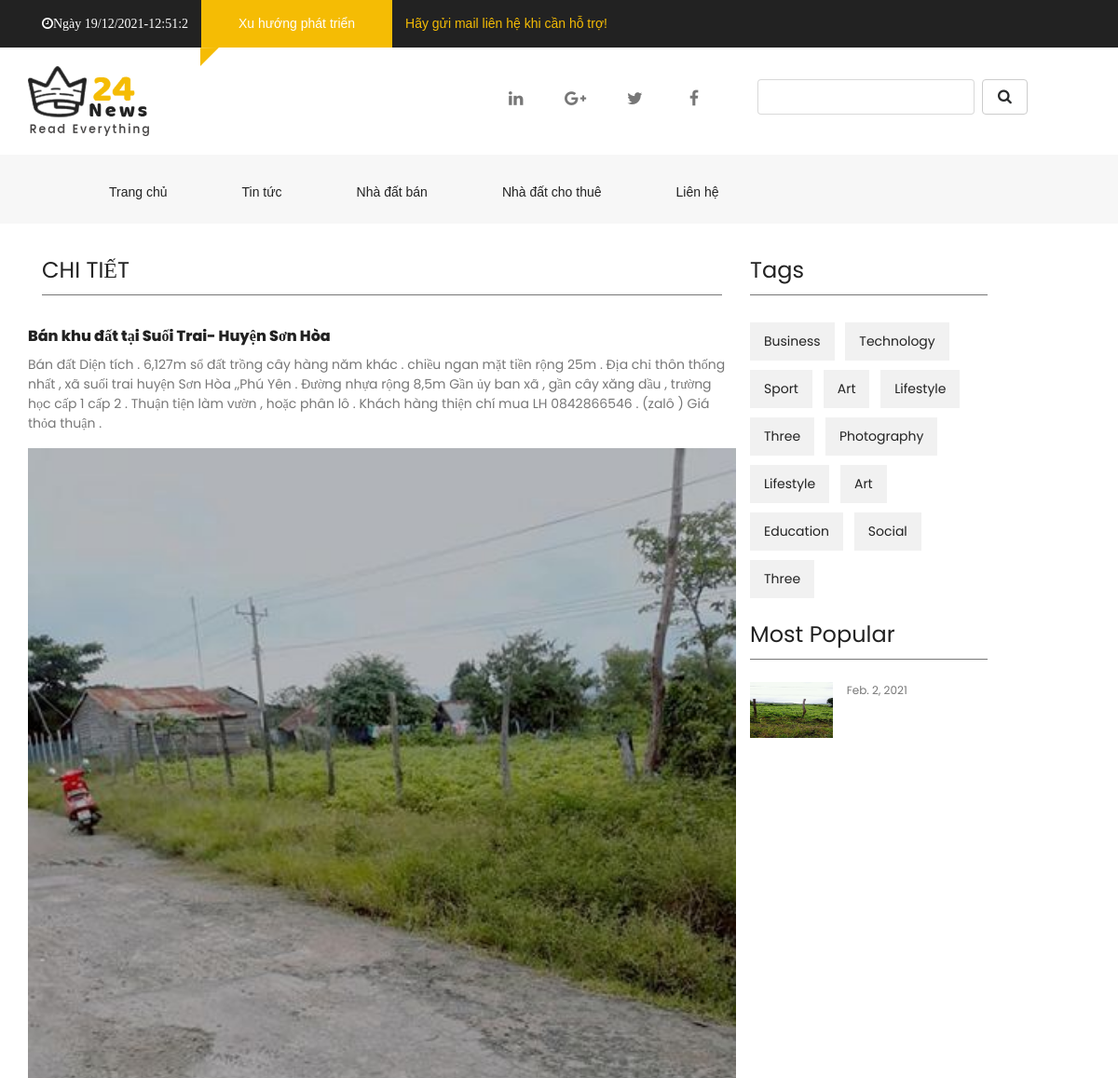
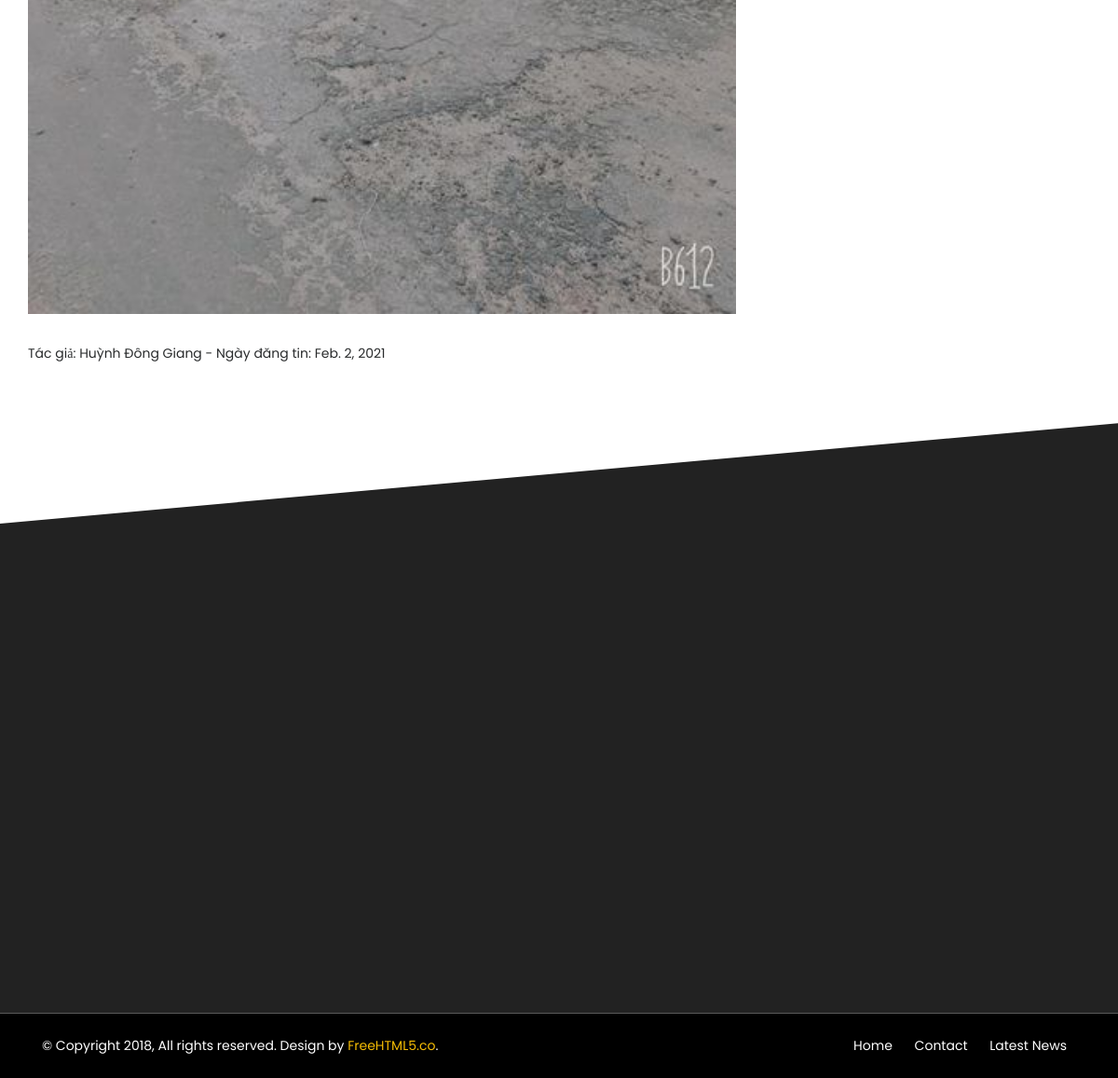
The page /chi_tiet/1/ on the database its author committed (2 pictures, top to bottom).
### stories/models.py (models this page shows)
class Story(models.Model):
    name = models.CharField(unique=True, max_length=250)
    author = models.CharField(max_length=250)
    url = models.CharField(max_length=200, blank=True, null=True)
    content = RichTextUploadingField()
    public_day = models.DateField()
    category = models.ForeignKey(Category, models.DO_NOTHING)
    image = models.ImageField(upload_to='images')

### stories/views.py (the view)
# urls.py: path('chi_tiet/<int:id>/', views.detail_single, name='chi_tiet'),
def detail_single(request, id):
    list_story = Story.objects.filter(id=id)
    return render(request, 'stories/detail_single.html', {
        'List_story': list_story,
    })

### stories/templates/stories/detail_single.html (shortened to what this page needs)
{% extends 'stories/Masterbase.html' %}
{% load static %}
{% block content %}
     <div class="container-fluid pb-4 pt-4 paddding">
        <div class="container paddding">
            <div class="row mx-0 font_dg">
                <div class="col-md-8 animate-box" data-animate-effect="fadeInLeft">
                    <div>
                        <div class="fh5co_heading fh5co_heading_border_bottom py-2 mb-4">CHI TIẾT</div>
                    </div>
                    {% for story in List_story %}
                    <div class="row pb-4">
                            <a  class="fh5co_magna py-2"> {{ story.name }} </a>
                            <div class="fh5co_consectetur"> {{ story.content|safe}}</div>
                            </br></br> <a class="fh5co_mini_time py-3"> Tác giả: {{ story.author}} - Ngày đăng tin: {{ story.public_day}}</a>
                    </div>
                    {% endfor %}
                </div>
                <div class="col-md-3 animate-box" data-animate-effect="fadeInRight">
                    <div>
                        <div class="fh5co_heading fh5co_heading_border_bottom py-2 mb-4">Tags</div>
                    </div>
                    <div class="fh5co_tags_all">
                        <a href="#" class="fh5co_tagg">Business</a>
                        <a href="#" class="fh5co_tagg">Technology</a>
                        <a href="#" class="fh5co_tagg">Sport</a>
                        <a href="#" class="fh5co_tagg">Art</a>
                        <a href="#" class="fh5co_tagg">Lifestyle</a>
                        <a href="#" class="fh5co_tagg">Three</a>
                        <a href="#" class="fh5co_tagg">Photography</a>
                        <a href="#" class="fh5co_tagg">Lifestyle</a>
                        <a href="#" class="fh5co_tagg">Art</a>
                        <a href="#" class="fh5co_tagg">Education</a>
                        <a href="#" class="fh5co_tagg">Social</a>
                        <a href="#" class="fh5co_tagg">Three</a>
                    </div>
                    <div>
                        <div class="fh5co_heading fh5co_heading_border_bottom pt-3 py-2 mb-4">Most Popular</div>
                    </div>
                    {% for story in List_story %}
                        <div class="row pb-3">
                        <div class="col-5 align-self-center">
                            <img src="{{story.image.url}}" alt="img" class="fh5co_most_trading"/>
                        </div>
                        <div class="col-7 paddding">
                            <div class="most_fh5co_treding_font_123"> {{ story.public_day }}</div>
                        </div>
                    </div>
                    {% endfor %}
                </div>
            </div>
        </div>
    </div>
{% endblock %}

### stories/templates/stories/Masterbase.html (shortened to what this page needs)
{% load static %}
<!DOCTYPE html>
<html lang="en" class="no-js">
<head>
    <link href="{% static '/css/media_query.css' %}" rel="stylesheet" type="text/css"/>
    <link href="{% static '/css/bootstrap.css' %}" rel="stylesheet" type="text/css"/>
    <link href="https://maxcdn.bootstrapcdn.com/font-awesome/4.7.0/css/font-awesome.min.css" rel="stylesheet"
>
    <link href="{% static 'css/animate.css' %}" rel="stylesheet" type="text/css"/>
    <link href="{% static '/css/owl.carousel.css' %}" rel="stylesheet" type="text/css"/>
    <link href="{% static '/css/owl.theme.default.css' %}" rel="stylesheet" type="text/css"/>
    <link href="{% static '/css/style_1.css' %}" rel="stylesheet" type="text/css"/>
</head>
<body>
{% url 'stories:trang_chu' as index %}
{% url 'stories:nha_dat_ban' as blog %}
{% url 'stories:nha_dat_cho_thue' as single %}
{% url 'stories:lien_he' as contact %}
{% url 'stories:tin_tuc' as news %}
{% url 'stories:chi_tiet' as detail_single %}
<div class="container-fluid fh5co_header_bg">
    <div class="container" style="font-family: Arial">
        <div class="row">
            <div class="col-12 fh5co_mediya_center">
                <a href="#" class="color_fff fh5co_mediya_setting ">
                    <i class="fa fa-clock-o" id="date"></i>
                </a>
                <div class="d-inline-block fh5co_trading_posotion_relative"><a href="#" class="treding_btn">Xu hướng
                    phát triển</a>
                    <div class="fh5co_treding_position_absolute"></div>
                </div>
                <a href="{% url 'stories:lien_he' %}">Hãy gửi mail liên hệ khi cần hỗ trợ!</a>
            </div>
        </div>
    </div>
</div>
<div class="container-fluid">
    <div class="container">
        <div class="row">
            <div class="col-12 col-md-3 fh5co_padding_menu">
                <img src="{% static '/images/logo.png' %}" alt="img" class="fh5co_logo_width"/>
            </div>
            <div class="col-12 col-md-5 align-self-center fh5co_mediya_right">
                <div class="text-center d-inline-block">
                    <a class="fh5co_display_table">
                        <div class="fh5co_verticle_middle"><i class="fa fa-linkedin"></i></div>
                    </a>
                </div>
                <div class="text-center d-inline-block">
                    <a class="fh5co_display_table">
                        <div class="fh5co_verticle_middle"><i class="fa fa-google-plus"></i></div>
                    </a>
                </div>
                <div class="text-center d-inline-block">
                    <a href="https://twitter.com/fh5co" target="_blank" class="fh5co_display_table">
                        <div class="fh5co_verticle_middle"><i class="fa fa-twitter"></i></div>
                    </a>
                </div>
                <div class="text-center d-inline-block">
                    <a href="https://fb.com/fh5co" target="_blank" class="fh5co_display_table">
                        <div class="fh5co_verticle_middle"><i class="fa fa-facebook"></i></div>
                    </a>
                </div>
            </div>
            <div class="col-12 col-md-4 align-self-center fh5co_mediya_center">
                <form class="form-inline" method="get" action="{% url 'stories:tim_kiem' %}">
                    <div class="form-group mx-sm-2 mb-2">
                        <input type="text" class="form-control" name="keyword">
                    </div>
                    <button type="submit" class="btn btn-secondary mb-2"><i class="fa fa-search"></i></button>
                </form>
            </div>
        </div>
    </div>
</div>
<div class="container-fluid bg-faded fh5co_padd_mediya padding_786">
    <div class="container padding_786" style="font-family: Arial">
        <nav class="navbar navbar-toggleable-md navbar-light ">
            <div class="collapse navbar-collapse" id="navbarSupportedContent">
                <ul class="navbar-nav mr-auto">
                    <li class="nav-item {% if request.path == index %}active{% endif %} ">
                        <a class="nav-link" href="{% url 'stories:trang_chu' %}">Trang chủ</a>
                    </li>
                    <li class="nav-item {% if request.path == news %}active{% endif %} ">
                        <a class="nav-link" href="{% url 'stories:tin_tuc' %}">Tin tức</a>
                    </li>
                    <li class="nav-item {% if request.path == blog %}active{% endif %}">
                        <a class="nav-link" href="{% url 'stories:nha_dat_ban' %}">Nhà đất bán</a>
                    </li>
                    <li class="nav-item {% if request.path == single %}active{% endif %}">
                        <a class="nav-link" href="{% url 'stories:nha_dat_cho_thue' %}">Nhà đất cho thuê <span class="sr-only">(current)</span></a>
                    </li>
                    <li class="nav-item {% if request.path == contact %}active{% endif %}">
                        <a class="nav-link" href="{% url 'stories:lien_he' %}">Liên hệ </a>
                    </li>
                </ul>
            </div>
        </nav>
    </div>
</div>
{% block content %}
{% endblock %}
<div class="container-fluid fh5co_footer_bg pb-3">
</div>
<div class="container-fluid fh5co_footer_right_reserved">
    <div class="container">
        <div class="row  ">
            <div class="col-12 col-md-6 py-4 Reserved"> © Copyright 2018, All rights reserved. Design by <a
                    href="https://freehtml5.co" title="Free HTML5 Bootstrap templates">FreeHTML5.co</a>.
            </div>
            <div class="col-12 col-md-6 spdp_right py-4">
                <a href="{% url 'stories:trang_chu' %}" class="footer_last_part_menu">Home</a>
                <a href="{% url 'stories:tin_tuc' %}" class="footer_last_part_menu">Contact</a>
                <a href="{% url 'stories:nha_dat_ban' %}" class="footer_last_part_menu">Latest News</a></div>
        </div>
    </div>
</div>
</body>
</html>

### static_in_env/css/style_1.css (style rules this page uses)
a,a:hover { color:#f5bc04 }
.fh5co_header_bg { background:#222;color:#fff }
.color_fff { color:#fff !important }
.treding_btn { background:#f5bc04;color:#fff;margin:0 10px;display:inline-block;padding:15px 40px }
.fh5co_trading_posotion_relative { position:relative }
.fh5co_treding_position_absolute { -webkit-clip-path:polygon(0 1%, 100% 0, 0 100%, 0% 100%);-moz-clip-path:polygon(0 1%, 100% 0, 0 100%, 0% 100%);-ms-clip-path:polygon(0 1%, 100% 0, 0 100%, 0% 100%);clip-path:polygon(0 1%, 100% 0, 0 100%, 0% 100%);height:20px;width:20px;background:#f5bc04;position:absolute;left:9px }
.fh5co_logo_width { width:130px }
.fh5co_mediya_right { text-align:right }
.fh5co_display_table { height:40px;width:40px;display:table;color:#777;font-size:18px;border:1px solid #fff !important;cursor:pointer;-webkit-border-radius:50%;-moz-border-radius:50%;-ms-border-radius:50%;border-radius:50%;transition:1s;margin:0 10px;color:#777 !important }
.fh5co_verticle_middle { vertical-align:middle;display:table-cell }
.navbar-light .navbar-nav .nav-link { color:#222 !important;padding-top:12px !important;padding-bottom:15px !important;padding-left:20px !important;padding-right:20px !important;margin:0 20px !important;-moz-transition:all .5s ease;-o-transition:all .5s ease;-webkit-transition:all .5s ease;-ms-transition:all .5s ease;transition:all .5s ease;position:relative !important;-webkit-clip-path:polygon(100% 0, 100% 85%, 14% 85%, 0 100%, 0% 60%, 0 0);-moz-clip-path:polygon(100% 0, 100% 85%, 14% 85%, 0 100%, 0% 60%, 0 0);-ms-clip-path:polygon(100% 0, 100% 85%, 14% 85%, 0 100%, 0% 60%, 0 0);clip-path:polygon(100% 0, 100% 85%, 14% 85%, 0 100%, 0% 60%, 0 0) }
.fh5co_padding_menu { padding:20px 0 }
.fh5co_padd_mediya { padding-top:10px }
.paddding { padding-left:0 !important;padding-right:0 !important }
.fh5co_heading { font-size:20px;color:#424040 }
.fh5co_heading_border_bottom { border-bottom:1px solid #777 }
.fh5co_magna { font-size:16px;color:#222 !important;font-weight:800 }
.fh5co_mini_time { font-size:14px;color:#222;display:inline-block }
.fh5co_consectetur { font-size:14px;color:#777 }
.fh5co_tagg { background:#f1f1f1;padding:10px 15px;color:#222;-moz-transition:all .5s ease;-o-transition:all .5s ease;-webkit-transition:all .5s ease;-ms-transition:all .5s ease;transition:all .5s ease;margin-right:8px;margin-top:5px;margin-bottom:5px;display:inline-block }
.fh5co_most_trading { height:60px;width:100% }
.most_fh5co_treding_font_123 { font-size:12px;color:#777 }
.fh5co_footer_bg { background:#222;color:#fff;-webkit-clip-path:polygon(0 17%, 100% 0, 100% 100%, 0% 100%);clip-path:polygon(0 17%, 100% 0, 100% 100%, 0% 100%) }
.fh5co_footer_right_reserved { background:#000 !important;color:#fff !important }
.footer_last_part_menu { color:#fff !important;padding:0 10px }
.spdp_right { text-align:right }
.fh5co_heading { font-size:24px;color:#222 }
.js .animate-box { opacity:0 }

### rows shown on the page
Story: name "Bán khu đất tại Suối Trai- Huyện Sơn Hòa", content "Bán đất Diện tích . 6,127m sổ đất trồng cây hàng năm khác . chiều ngan mặt tiền rộng 25m . Địa chỉ thôn thống nhất , xã suối trai huyện Sơn Hòa ,,Phú Yên . Đường nhựa rộng 8,5m Gần ủy ban xã , gần cây xăng dầu , trường học cấp 1 cấp 2 . Thuận tiện làm vườn , hoặc phân lô . Khách hàng thiện chí mua LH 0842866546 . (zalô ) Giá thỏa thuận .", content (picture), author "Huỳnh Đông Giang", public_day "Feb. 2, 2021", image (picture)
